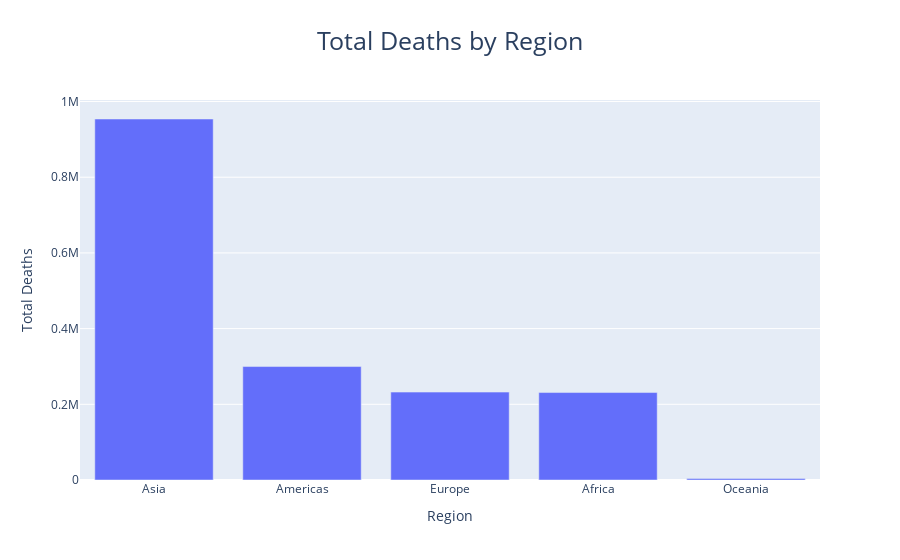

Notebook code cell kept with this figure:
### Code cell
dtoll_by_region_plot = px.bar(df_dtoll_by_region, 
                              x=df_dtoll_by_region.index, 
                              y=df_dtoll_by_region.values,
                              labels={'x':'Region', 'y':'Total Deaths'},
                              title="Total Deaths by Region")
dtoll_by_region_plot.update_layout(title_x=0.5, title_font=dict(size=25))
dtoll_by_region_plot.show()

### Figure 1 — Plotly figure (JSON) as saved in the notebook; plotly's stock layout.template omitted (floating-point values rounded to 4 significant figures)
{"data": [{"alignmentgroup": "True", "hovertemplate": "Region=%{x}<br>Total Deaths=%{y}<extra></extra>", "legendgroup": "", "marker": {"color": "#636efa", "pattern": {"shape": ""}}, "name": "", "offsetgroup": "", "orientation": "v", "showlegend": false, "textposition": "auto", "type": "bar", "x": ["Asia", "Americas", "Europe", "Africa", "Oceania"], "xaxis": "x", "y": [953831, 299746, 232255, 231059, 3896], "yaxis": "y"}], "layout": {"barmode": "relative", "legend": {"tracegroupgap": 0}, "title": {"font": {"size": 25}, "text": "Total Deaths by Region", "x": 0.5}, "xaxis": {"anchor": "y", "domain": [0, 1], "title": {"text": "Region"}}, "yaxis": {"anchor": "x", "domain": [0, 1], "title": {"text": "Total Deaths"}}}}
